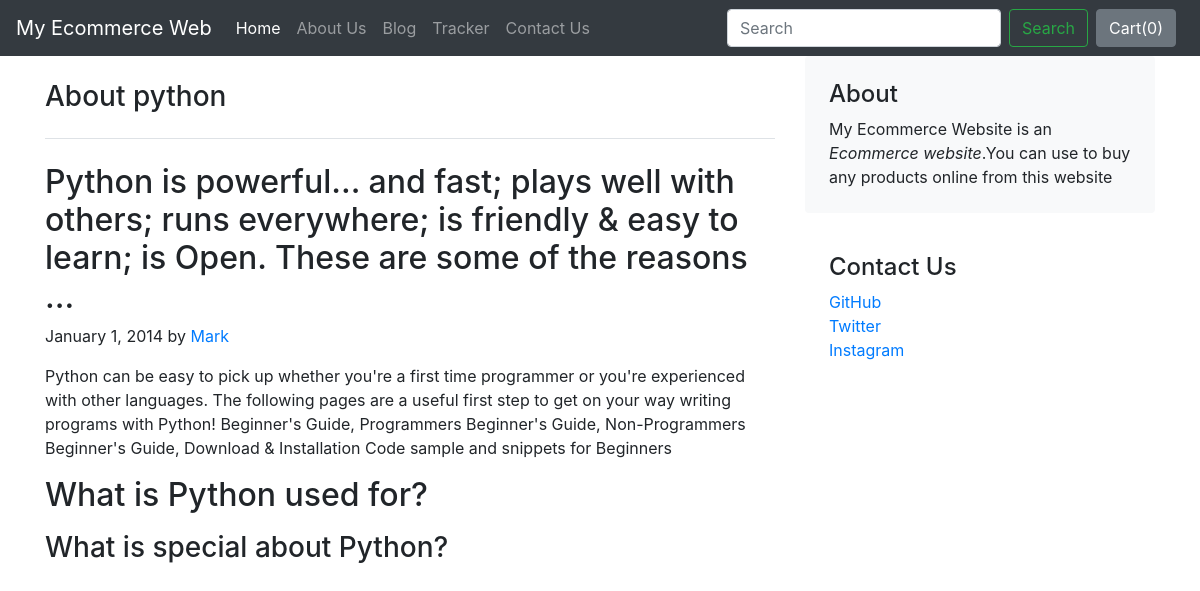
The app's page /blog/blogpost/4 with its own data.
### blog/models.py (models this page shows)
class Blogpost(models.Model):
    post_id = models.AutoField(primary_key=True)
    title = models.CharField(max_length=100)
    head0 = models.CharField(max_length=500, default="")
    chead0 = models.CharField(max_length=5000, default="")
    head1 = models.CharField(max_length=500, default="")
    cead1 = models.CharField(max_length=5000, default="")
    head2 = models.CharField(max_length=500, default="")
    chead2 = models.CharField(max_length=5000, default="")
    pub_date = models.DateField()
    thumbnail = models.ImageField(upload_to='shop/images', default="")
    def __str__(self):
        return self.title

### blog/views.py (the view)
# urls.py: path("blogpost/<int:bid>", views.blogpost, name="BlogPost")
def blogpost(request, bid):
    post = Blogpost.objects.filter(post_id=bid)[0]
    print(post)
    return render(request, "blog/blogpost.html", {"post": post})

### blog/templates/blog/blogpost.html (shortened to what this page needs)
{% extends 'blog/basic.html' %}
{% block body %}
<div class="container">
<div class="row">
    <div class="col-md-8 my-4">
      <h3 class="pb-4 mb-4 fst-italic border-bottom">
        {{post.title}}
      </h3>
      <article class="blog-post">
        <h2 class="blog-post-title">{{post.head0}}</h2>
        <p class="blog-post-meta">January 1, 2014 by <a href="#">Mark</a></p>
          <p>{{post.chead0}}</p>
        <h2>{{post.head1}}</h2>
        <h3>{{post.head2}}</h3>
      </article>
    </div>
    <div class="col-md-4">
      <div class="p-4 mb-3 bg-light rounded">
        <h4 class="fst-italic">About</h4>
        <p class="mb-0">My Ecommerce Website is an <em>Ecommerce website</em>.You can use to buy any products online from this website</p>
      </div>
      <div class="p-4">
        <h4 class="fst-italic">Contact Us</h4>
        <ol class="list-unstyled">
          <li><a href="https://github.com/Chandrapalsingh12/" target="blank">GitHub</a></li>
          <li><a href="https://twitter.com/chandra56383744" target="blank">Twitter</a></li>
          <li><a href="https://www.instagram.com/thechandrapalsinghrajput/" target="blank">Instagram</a></li>
        </ol>
      </div>
    </div>
  </div>
</div>
{% endblock %}

### records on screen
Blogpost: title "About python", head0 "Python is powerful... and fast; plays well with others; runs everywhere; is friendly & easy to learn; is Open. These are some of the reasons ...", chead0 "Python can be easy to pick up whether you're a first time programmer or you're experienced with other languages. The following pages are a useful first step to get on your way writing programs with Python! Beginner's Guide, Programmers Beginner's Guide, Non-Programmers Beginner's Guide, Download & Installation Code sample and snippets for Beginners", head1 "What is Python used for?", head2 "What is special about Python?"
